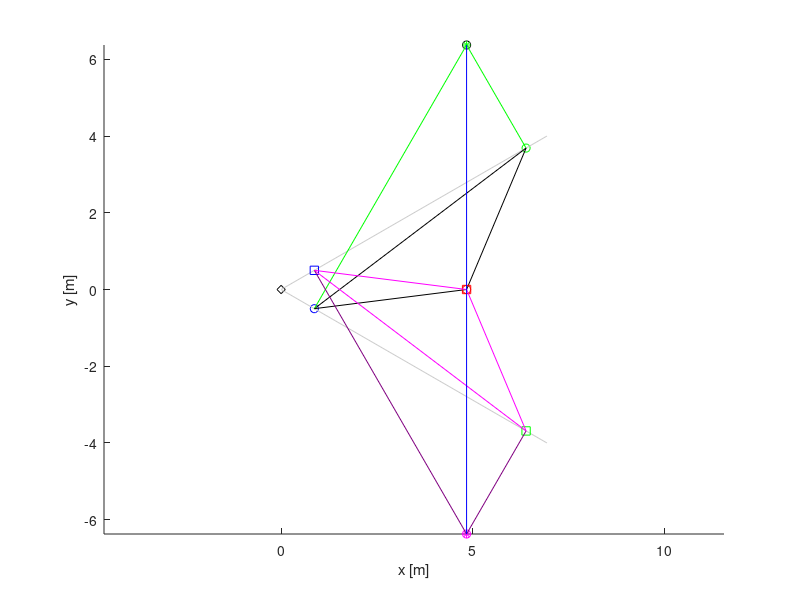

Reproduce this figure in MATLAB.

clear all,clc
%% Find Point 1 and Point 2
l1 = 4; % AE en [m]
l2 = 4; % BE en [m] 
alpha = pi/6; %[rad]
theta=pi-(2*alpha);
l3 = (l1^2 +l2^2 - 2*l1*l2*cos(theta))^0.5;

rhoA = 1;

%rhoA = sqrt(l3^2/sin(alpha)^2)

% Expression of rhoB
rhoB1 = rhoA*cos(2*alpha)-sqrt(l3^2-rhoA^2*sin(2*alpha)^2);
rhoB2 = rhoA*cos(2*alpha)+sqrt(l3^2-rhoA^2*sin(2*alpha)^2);

u1=[cos(alpha); -sin(alpha)]; u1xk=[-sin(alpha) ;-cos(alpha)];
u2=[cos(alpha); sin(alpha)]; u2xk=[sin(alpha); -cos(alpha)];

abold = rhoA*[cos(alpha) -sin(alpha)]';
bbold = rhoB2*[cos(alpha) sin(alpha)]';

% Computation of beta [angle(AB,AE)]
beta = acos((l1^2+l3^2-l2^2)/(2*l1*l3));

% ub : unit vector of AB
ABvec = bbold-abold;
ABvecnorm = norm(ABvec,2);
ub = ABvec/ABvecnorm;

% Vb : unit vector normal to AB (Rot(pi/2))
Eb = [0 -1 ; 1 0];
vb = Eb*ub;

% Cartesian coordinates of point E
ebold = abold + l1*cos(beta)*ub - l1*sin(beta)*vb

S=inv([-u1xk u2xk])*(abold-bbold);
P1=abold+ S(1).*u1xk;
P2=bbold+ S(2).*u2xk;


%% %% Plotting


%% Geometric parameters
l4 = 4; % CE2 en [m]
l5 = 4; % DE2 en [m] 
%alpha = pi/4; %[rad]
theta2=pi-(2*alpha);
l6 = (l4^2 +l5^2 - 2*l4*l5*cos(theta2))^0.5;

rhoC = 1;

%rhoA = sqrt(l3^2/sin(alpha)^2)

% Expression of rhoD
rhoD1 = rhoC*cos(2*alpha)-sqrt(l6^2-rhoC^2*sin(2*alpha)^2);
rhoD2 = rhoC*cos(2*alpha)+sqrt(l6^2-rhoC^2*sin(2*alpha)^2);


% Cartesian coordinates of point C
cbold = rhoC*[cos(alpha) sin(alpha)]';

u1=[cos(alpha); -sin(alpha)]; u1xk=[-sin(alpha) ;-cos(alpha)];
u2=[cos(alpha); sin(alpha)]; u2xk=[sin(alpha); -cos(alpha)];

% Cartesian coordinates of point D
% NB: Here, let's choose rhoD2
dbold = rhoD2*[cos(alpha) -sin(alpha)]';

beta2 = acos((l5^2+l6^2-l4^2)/(2*l5*l6));

% ub2 : unit vector of DC
DCvec = cbold-dbold;
DCvecnorm = norm(DCvec,2);
ub2 = DCvec/DCvecnorm;

% Vb : unit vector normal to AB (Rot(pi/2))
Eb = [0 -1 ; 1 0];
vb2 = Eb*ub2;

% Cartesian coordinates of point E2
e2bold = dbold + l5*cos(beta2)*ub2 - l5*sin(beta2)*vb2;

S=inv([-u2xk u1xk])*(cbold-dbold);
P3=cbold+ S(1).*u2xk;
P4=dbold+ S(2).*u1xk;
%% Check intersection between 
% 0 if they intersect

% by determinant
det([ones(3,1) [P1';P3';e2bold'] ]) 
% by slope 
(P3(1)-P1(1))/(P3(2)-P1(2));
(P3(1)-e2bold(1))/(P3(2)-e2bold(2));

%%
figure(1)
clf
figure(1)
%grid on
hold on
plot(0,0,'kd')
plot(abold(1),abold(2),'bo')
plot(bbold(1),bbold(2),'go')
plot(ebold(1),ebold(2),'ro')

plot(P1(1),P1(2),'ko')
plot(P2(1),P2(2),'g*')

sidecone = l1+l2;
endside1 = sidecone*[cos(alpha) -sin(alpha)]';
endside2 = sidecone*[cos(alpha) sin(alpha)]';
line([0 endside1(1)],[0 endside1(2)],'Color',[.8 .8 .8])
line([0 endside2(1)],[0 endside2(2)],'Color',[.8 .8 .8])
% segment AB
line([abold(1) bbold(1)],[abold(2) bbold(2)],'Color',[0 0 0])

% segment Intersection points
line([abold(1) P1(1)],[abold(2) P1(2)],'Color',[0 1 0])
line([bbold(1) P1(1)],[bbold(2) P1(2)],'Color',[0 1 0])

line([abold(1) ebold(1)],[abold(2) ebold(2)],'Color',[0 0 0])
% segment BE
line([bbold(1) ebold(1)],[bbold(2) ebold(2)],'Color',[0 0 0])

hold off
%axis square
axis equal
xlabel('x [m]')
ylabel('y [m]')

figure(1)
%grid on
hold on
plot(cbold(1),cbold(2),'bs')
plot(dbold(1),dbold(2),'gs')
plot(e2bold(1),e2bold(2),'rs')

plot(P3(1),P3(2),'mo')
plot(P4(1),P4(2),'m*')

% sidecone = l1+l2;
% endside1 = sidecone*[cos(alpha) -sin(alpha)]';
% endside2 = sidecone*[cos(alpha) sin(alpha)]';
% line([0 endside1(1)],[0 endside1(2)],'Color',[.8 .8 .8])
% line([0 endside2(1)],[0 endside2(2)],'Color',[.8 .8 .8])
% segment CD
line([cbold(1) dbold(1)],[cbold(2) dbold(2)],'Color',[1 0 1])

% segment Intersection points
line([cbold(1) P3(1)],[cbold(2) P3(2)],'Color',[0.5 0 0.5])
line([dbold(1) P3(1)],[dbold(2) P3(2)],'Color',[0.5 0 0.5])

line([cbold(1) e2bold(1)],[cbold(2) e2bold(2)],'Color',[1 0 1])
% segment DE
line([dbold(1) e2bold(1)],[dbold(2) e2bold(2)],'Color',[1 0 1])


line([P1(1) P3(1)],[P1(2) P3(2)],'Color',[0 0 1])